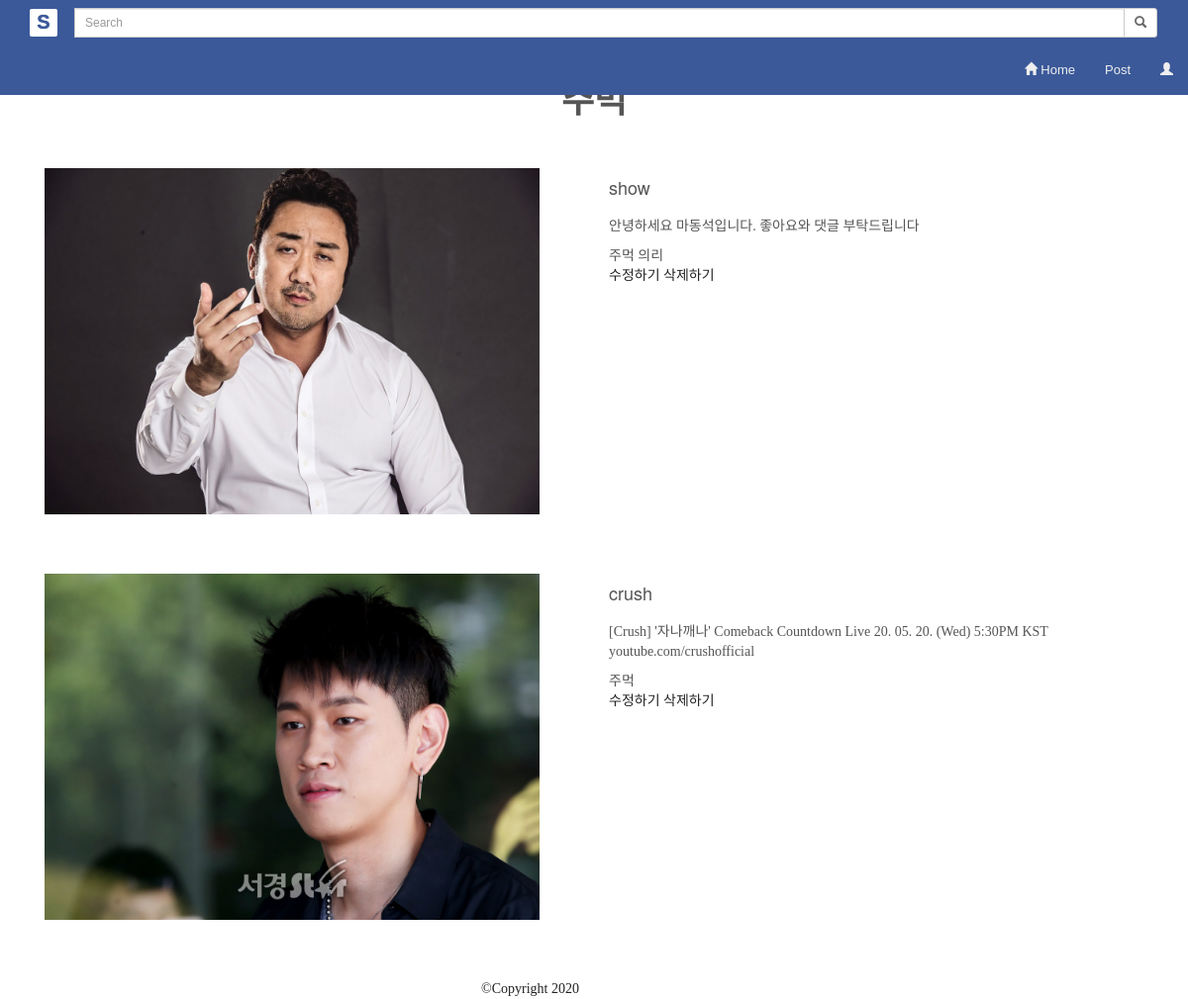
Page /hashtag/주먹 on the committed database.
### appname/models.py (models this page shows, shortened)
class Hashtag(models.Model):
    name = models.CharField(max_length=50)

class Post(models.Model):
    location = models.CharField(max_length=200)
    content = models.TextField()
    image = models.ImageField(upload_to='images/', blank=True)
    writer = models.ForeignKey(settings.AUTH_USER_MODEL, on_delete=models.CASCADE, related_name="writer", default="")
    hashtag_field = models.CharField(max_length=200, blank=True)
    hashtags = models.ManyToManyField('Hashtag', blank=True)
    likes = models.ManyToManyField(settings.AUTH_USER_MODEL, related_name="likes")
    post_date=models.DateTimeField(auto_now_add=True)

class CustomUser(AbstractUser):
    def __str__(self):
        return self.username
    nickname = models.CharField(max_length=20)
    phone_number = models.CharField(max_length=20)
    profile_image = models.ImageField(upload_to='images/', blank=True)

### appname/views.py (the view)
# urls.py: path('hashtag/<str:hashtag_name>', appname.views.hashtag, name='hashtag'),
def hashtag(request,hashtag_name):
    hashtag = get_object_or_404(Hashtag, name=hashtag_name)
    return render(request, 'appname/hashtag.html', {'hashtag': hashtag})

### appname/templates/appname/hashtag.html (shortened to what this page needs)
{% extends 'appname/base.html' %}
{% block header %}
<br><br><br>
<header class="masthead text-center text-white">
  <div class="masthead-content">
    <div class="container">
      <h1 class="masthead-heading mb-0">{{ hashtag.name }}</h1>
    </div>
    <br><br>
  </div>
</header>
{% endblock %}
{% block content %}
{% for post in hashtag.post_set.all %}
<section>
  <div class="container">
    <div class="row align-items-center">
      <div class="col-lg-6 order-lg-2">
        <div class="p-5">
          {% if post.image %}
          <img class="img-fluid rounded-circle" src="{{ post.image.url }}" alt=""width=500 height=350>
          {% endif %}
        </div>
        <br><br><br>
      </div>
      <div class="col-lg-6 order-lg-1">
        <div class="p-5">
          <h4 class="display-6">{{post.writer}}</h4>
          <p>{{post.content}}</p>
          <span>
            {% for hashtag in post.hashtags.all %}
            {{ hashtag.name }}
            {% endfor %}
          </span>
          <br>
          <a href="{% url 'update' pk=post.pk %}">수정하기</a>
          <a href="{% url 'delete' pk=post.pk %}">삭제하기</a>
        </div>
      </div>
    </div>
  </div>
</section>
{% endfor %}
{% endblock %}

### appname/static/appname/css/facebook.css (style rules this page uses)
html, body { height: 100%; font-family:verdana,arial,sans-serif; color:#555555; }
a { color:#222222; }
.wrapper, .row { height: 100%; margin-left:0; margin-right:0; }
h1,h2,h3 { font-weight:800; }

### rows in the picture
Hashtag: name "주먹"
Post: image (picture), writer "show", content "안녕하세요 마동석입니다. 좋아요와 댓글 부탁드립니다"
Hashtag: name "의리"
Post: image (picture), writer "crush", content "[Crush] '자나깨나' Comeback Countdown Live 20. 05. 20. (Wed) 5:30PM KST youtube.com/crushofficial"
